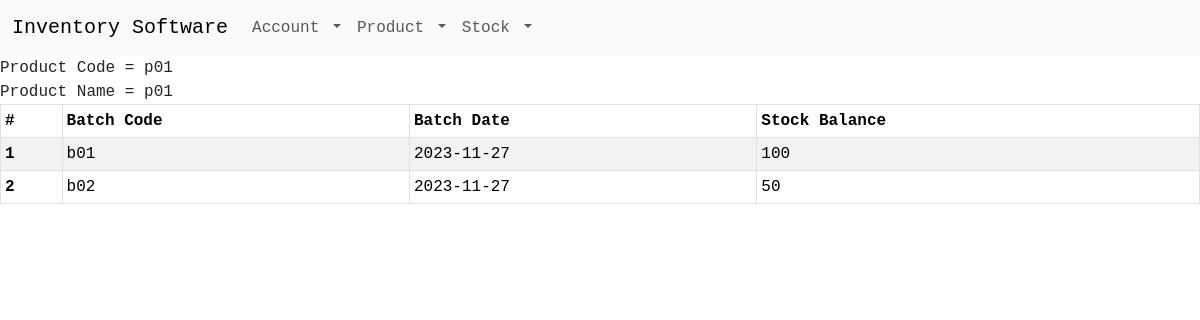
The page /view-stock-detail/1 on the database as committed earlier.
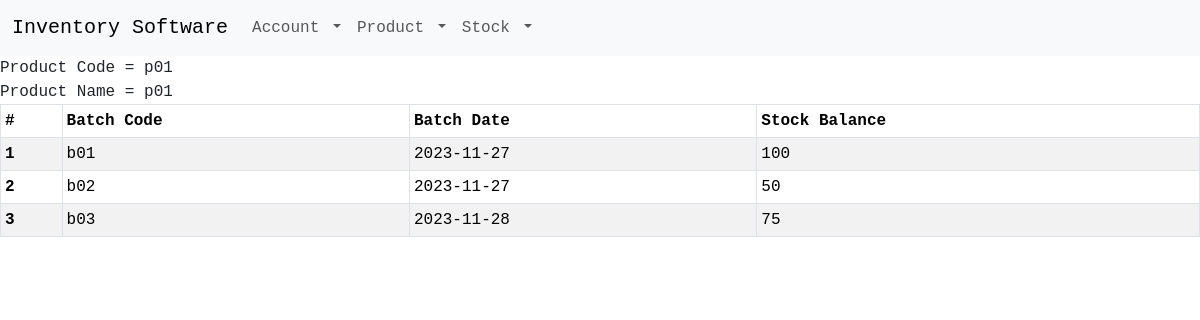
The same page on the database as committed later.
### app/models.py (models this page shows)
class Product(db.Model):
    id = db.Column(db.Integer, primary_key=True)
    productCode = db.Column(db.String(250), unique=True, nullable=False)
    productName = db.Column(db.String(250), nullable=False)
    description = db.Column(db.String(250), nullable=False)
    rate = db.Column(db.Float, nullable=False)

class StockInOut(db.Model):
    id = db.Column(db.Integer, primary_key=True)
    batchCode = db.Column(db.Integer, unique=True, nullable=False)
    batchDate = db.Column(db.Date, nullable=False)
    inOut = db.Column(db.Integer, nullable=False, default=0)

### app/views.py (the view)
@app.route("/view-stock-detail/<product_id>", methods=["GET", "POST"])
def viewStockDetail(product_id):
    query = "SELECT productCode, productName, batchCode, batchDate, iif(inOut == 0, quantity, -quantity) as stockBalance FROM stock_in_out as sio, stock_in_out_detail as siod, product as p WHERE siod.productId = " + product_id + " and sio.id = siod.stockInOutId and p.id = siod.productId"
    try:
        connection = sqlite3.connect("billing.db")
        cursor = connection.cursor()
        details = cursor.execute(query).fetchall()
        cursor.close()
        connection.close()
        return render_template("view_stock_detail.html", details=details)
    except:
        flash("Error occurred", "danger")
    return render_template("view_stock_detail.html")

### app/templates/view_stock_detail.html
{% extends 'base.html' %}
{% block content %}
<div>
  Product Code = {{ details[0][0] }}
  <br>
  Product Name = {{ details[0][1] }}
</div>
<table class="table table-striped table-bordered table-hover table-sm">
    <thead>
      <tr>
        <th scope="col">#</th>
        <th scope="col">Batch Code</th>
        <th scope="col">Batch Date</th>
        <th scope="col">Stock Balance</th>
      </tr>
    </thead>
    <tbody>
      {% for deatil in details %}
        <tr>
          <th scope="row">{{ loop.index }}</th>
          <td>{{ deatil[2] }}</td>
          <td>{{ deatil[3] }}</td>
          <td>{{ deatil[4] }}</td>
        </tr>
      {% endfor %}
    </tbody>
  </table>
{% endblock %}

### app/templates/base.html (shortened to what this page needs)
<!DOCTYPE html>
<html>
  <head>
    <link
      href="https://cdn.jsdelivr.net/npm/bootstrap@5.3.2/dist/css/bootstrap.min.css"
      rel="stylesheet"
    />
    <link rel="stylesheet" href="../static/styles/base.css" />
  </head>
  <body>
    <nav class="navbar navbar-expand-lg bg-body-tertiary navbar-fixed-top">
      <div class="container-fluid">
        <a class="navbar-brand">Inventory Software</a>
        <div class="collapse navbar-collapse" id="navbarNav">
          <ul class="navbar-nav">
            <li class="nav-item dropdown">
              <a class="nav-link dropdown-toggle" href="#" role="button" data-bs-toggle="dropdown" aria-expanded="false">
                Account
              </a>
            </li>
            <li class="nav-item dropdown">
              <a class="nav-link dropdown-toggle" href="#" role="button" data-bs-toggle="dropdown" aria-expanded="false">
                Product
              </a>
            </li>
            <li class="nav-item dropdown">
              <a class="nav-link dropdown-toggle" href="#" role="button" data-bs-toggle="dropdown" aria-expanded="false">
                Stock
              </a>
            </li>
          </ul>
        </div>
      </div>
    </nav>
    <div id="main-content">{% block content %}{% endblock %}</div>
  </body>
</html>

### app/static/styles/base.css (style rules this page uses)
* { font-family: "Lucida Console", "Courier New", monospace; }

Rows that differ between the two databases and show on the page:
added StockInOut: batchCode "b03", batchDate "2023-11-28", deatil "75"
